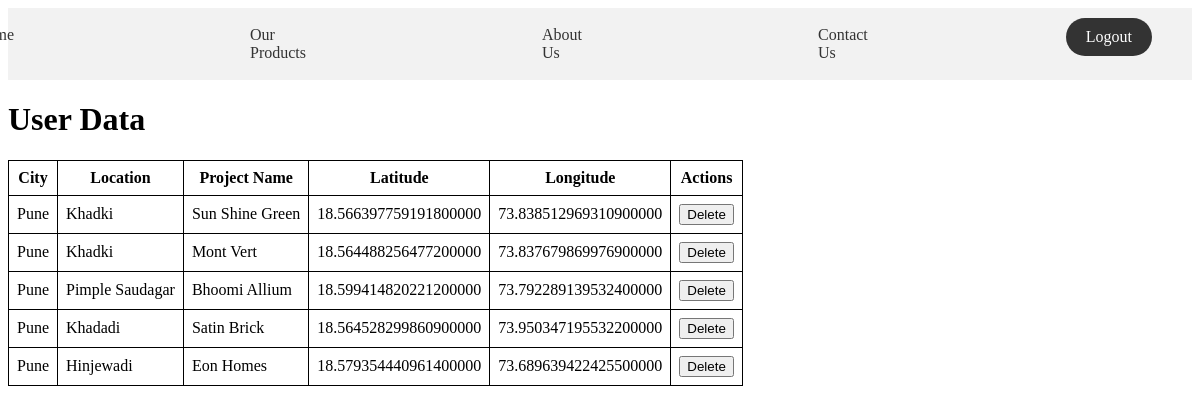
/dashboard/, run on the app's committed database.
### additional_info/models.py (models this page shows)
class User(models.Model):
    username = models.CharField(max_length=255,null=True,blank=True)
    password = models.CharField(max_length=255)
    city = models.CharField(max_length=255)
    location = models.CharField(max_length=255)
    project_name = models.CharField(max_length=255)
    latitude = models.DecimalField(max_digits=20, decimal_places=18)
    longitude = models.DecimalField(max_digits=20, decimal_places=18)
    class Meta:
        app_label = 'additional_info'

### dashboard/views.py (the view)
# urls.py: path('dashboard/', dashboard_view, name="dashboard_view"),
def dashboard_view(request):
    users = User.objects.all()
    return render(request, 'dashboard.html', {'users': users})

### dashboard/templates/dashboard.html (shortened to what this page needs)
<!DOCTYPE html>
<html>
<head>
</head>
<body>
    {% extends 'base2.html' %}
    {% block content %}
    <h1>User Data</h1>
    <table>
        <thead>
            <tr>
                <th>City</th>
                <th>Location</th>
                <th>Project Name</th>
                <th>Latitude</th>
                <th>Longitude</th>
                <th>Actions</th>
            </tr>
        </thead>
        <tbody>
            {% for user in users %}
                <tr>
                    <td>{{ user.city }}</td>
                    <td>{{ user.location }}</td>
                    <td>{{ user.project_name }}</td>
                    <td>{{ user.latitude }}</td>
                    <td>{{ user.longitude }}</td>
                    <td>
                        <form method="POST" action="{% url 'delete_user' user.id %}">
                            <input type="submit" value="Delete">
                        </form>
                    </td>
                </tr>
            {% endfor %}
        </tbody>
    </table>
    <br>
    <br>
    {% endblock %}

### dashboard/templates/base2.html (shortened to what this page needs)
    <nav>
        <div class="nav-item"><a href="{% url 'home_view' %}">Home</a></div>
        <div class="nav-item"><a href="#">Our Products</a></div>
        <div class="nav-item"><a href="#">About Us</a></div>
        <div class="nav-item"><a href="#">Contact Us</a></div>
        <div class="nav-item login"><a href="{% url 'login_view' %}">Logout</a></div>
    </nav>
    {% block content %}
    {% endblock %}

### dashboard/templates/base2.html (style rules this page uses)
nav { background-color: #f2f2f2; padding: 10px; display: flex; justify-content: flex-end; }
.nav-item { margin-left: 220px; }
a { display: inline-block; padding: 8px; text-decoration: none; color: #333; }
.login { position: relative; }
.login a { background-color: #333; right: 30px; color: #fff; border-radius: 30px; padding: 10px 20px; position: relative; z-index: 1; }

### dashboard/templates/dashboard.html (style rules this page uses)
table { border-collapse: collapse; }
th, td { border: 1px solid black; padding: 8px; }

### data on the page
User: city "Pune", location "Khadki", project_name "Sun Shine Green", latitude "18.566397759191800000", longitude "73.838512969310900000"
User: city "Pune", location "Khadki", project_name "Mont Vert", latitude "18.564488256477200000", longitude "73.837679869976900000"
User: city "Pune", location "Pimple Saudagar", project_name "Bhoomi Allium", latitude "18.599414820221200000", longitude "73.792289139532400000"
User: city "Pune", location "Khadadi", project_name "Satin Brick", latitude "18.564528299860900000", longitude "73.950347195532200000"
User: city "Pune", location "Hinjewadi", project_name "Eon Homes", latitude "18.579354440961400000", longitude "73.689639422425500000"
